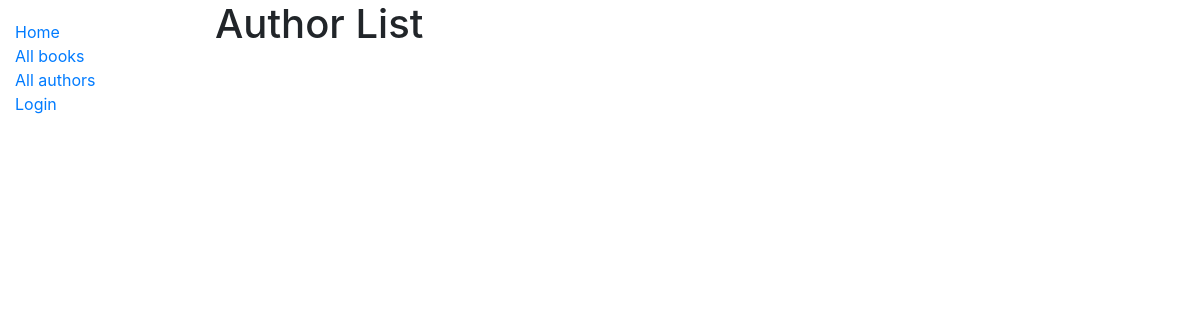
Page /catalog/authors/ on the earlier database version.
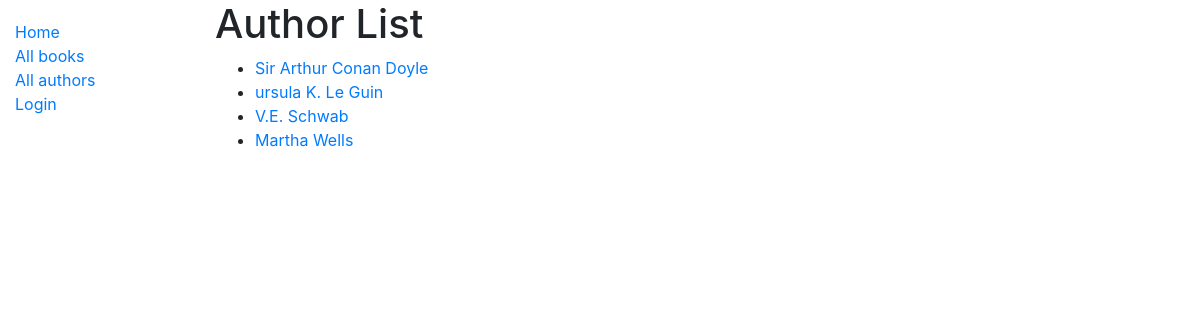
Same page on the later database version.
### catalog/models.py (models this page shows, shortened)
class Author(models.Model):
	first_name = models.CharField(max_length=100)
	last_name = models.CharField(max_length=100)
	date_of_birth = models.DateField(null=True, blank=True)
	date_of_death = models.DateField('Died', null=True, blank=True)
	class Meta:
		ordering = ['last_name', 'first_name']
	def get_absolute_url(self):
		return reverse('author-detail', args=[str(self.id)])

### catalog/views.py (the view)
# urls.py: path('authors/', views.AuthorListView.as_view(), name="authors"),
class AuthorListView(generic.ListView):
    model = Author
    paginate_by=10

### catalog/templates/catalog/author_list.html
{% extends "base_generic.html" %}
{% block content %}
<h1>Author List</h1>
{% if author_list %}
    <ul>
        {% for author in author_list %}
            <li>
                <a href="{{ author.get_absolute_url }}">{{ author.first_name}} {{ author.last_name }}</a>
            </li>
        {% endfor %}
    </ul>
{% endif %}
{% endblock %}

Differences in the rows shown:
added Author: first_name "Sir Arthur", last_name "Conan Doyle"
added Author: first_name "ursula", last_name "K. Le Guin"
added Author: first_name "V.E.", last_name "Schwab"
added Author: first_name "Martha", last_name "Wells"
